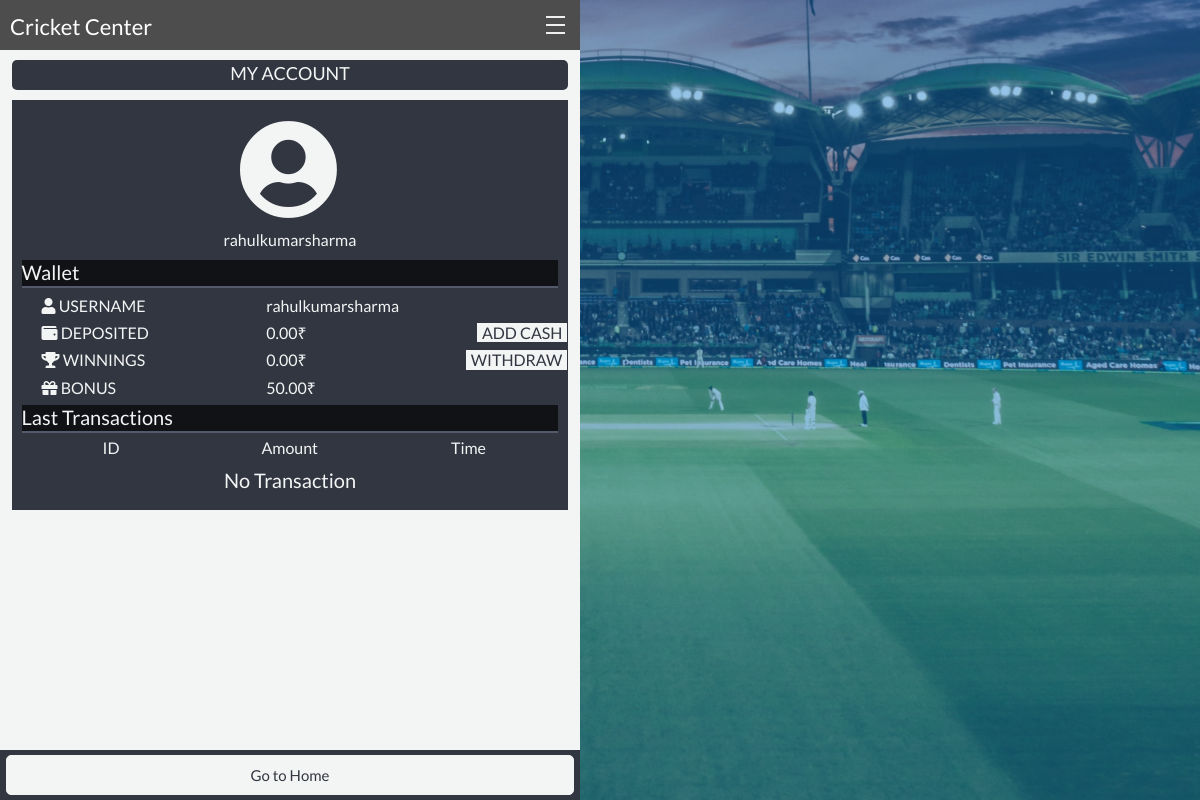
The page /accounts/my_account/ (signed in) on the database its author committed.
### accounts/models.py (models this page shows, shortened)
class User(AbstractBaseUser):
    username = models.CharField(max_length=64, unique=True, validators=[RegexValidator(regex=USERNAME_REGX, message="Username only contain A-Z,a-z,0-9 or . _ -", code="Invalid Username")])
    email = models.EmailField(
        verbose_name='email address',
        max_length=255,
        unique=True,
        blank=True,
        null=True,
    )
    is_active = models.BooleanField(default=True)
    is_admin = models.BooleanField(default=False)
    is_staff = models.BooleanField(default=False)
    objects = MyUserManager()
    USERNAME_FIELD = 'username'
    REQUIRED_FIELDS = []

class Profile(models.Model):
    user = models.OneToOneField(settings.AUTH_USER_MODEL, on_delete=models.CASCADE)
    phone_regex = RegexValidator(regex=r'^\d{10}$', message="Please Enter Correct Mobile Number...")
    phone_number = models.CharField(validators=[phone_regex], max_length=17, blank=False, unique=True)
    state = models.CharField(max_length=50, choices=STATES, blank=True, default=STATES[0][0])
    balance = models.DecimalField(max_digits=8, decimal_places=2, default=0)
    bonus = models.DecimalField(max_digits=4, decimal_places=2, default=50)
    widhdrawable_balance = models.DecimalField(max_digits=8, decimal_places=2, default=0)
    match_played = models.IntegerField(default=0)
    contest_played = models.IntegerField(default=0)
    total_wins = models.IntegerField(default=0)
    is_email_confirmed = models.BooleanField(default=False)

### accounts/views.py (the view)
@login_required(login_url='IndexView')
def MyAccountView(request):
    user_obj = User.objects.filter(id=request.user.id).first()
    join_transaction_obj = JoiningTransactionDetail.objects.filter(transact_user__exact=request.user.username)
    transaction_obj = TransactionDetail.objects.filter(transact_user__exact=request.user.username, added_to_user__exact=True)#.order_by("-transaction_time")
    join_transaction_obj_kabaddi = JoiningTransactionDetailKabaddi.objects.filter(transact_user__exact=request.user.username)
    sorted_transaction = sorted(chain(join_transaction_obj, transaction_obj, join_transaction_obj_kabaddi), key=lambda obj: obj.transaction_time, reverse=True)
    trans_obj = TransactionDetail.objects.filter(Q(added_to_user__exact=False), Q(transact_user__exact=request.user.username), Q(transaction_status__exact="TXN_SUCCESS"))
    print(len(trans_obj))
    if len(trans_obj)>=1:
        money_added_status = True
        trans = trans_obj.first()
        if trans.captured:
            trans.added_to_user = True
            trans.save()
            user_obj_profile = Profile.objects.get(user__username__exact=request.user.username)
            user_obj_profile.balance = user_obj_profile.balance + trans.transaction_amt
            user_obj_profile.save()
            money_added = True
            print(money_added)
            try:
                match_obj = get_object_or_404(MatchDetailCricket, match_slug__exact=trans.requested_match_slug)
                return redirect('/cricket_center/match/'+str(match_obj.match_slug))
            except :
                try:
                    match_obj = get_object_or_404(MatchDetailKabaddi, match_slug__exact=trans.requested_match_slug)
                    return redirect('/kabaddi_center/match/'+str(match_obj.match_slug))
                except:
                    pass
        else:
            print("3")
            money_added = False
            print(money_added)
    else:
        print("4")
        money_added=False
        money_added_status = False
    print(money_added,money_added_status)
    return render(request, 'accounts/my_account.html', context={"user": user_obj, "sorted_transaction": sorted_transaction, "money_added":money_added, "money_added_status":money_added_status})

### templates/accounts/my_account.html (shortened to what this page needs)
{% extends "cricket_center_base.html" %}
{% load staticfiles %}
{% load widget_tweaks %}
{% load user_agents %}
{% block stylesheets %}
  {{block.super}}
{% endblock stylesheets %}
{% block other_page_content %}
  <div class="MainBackground">
    <div class="color-overlay">
    </div>
  </div>
  <div class="MatchAreaForMatch">
    <div class="MainPageHeader">
        <center>
          <p sclass="ProfileContent">MY ACCOUNT</p>
        </center>
    </div>
    <div class="InfoConatinerOfPage">
      <div class="MainProfileContent">
        <div class="MainImageContainer">
          <i class="fas fa-user-circle" style="font-size:100px;"></i>
        </div>
        <h6 class="UserNameHeader">{{user.username}}</h6>
      </div>
      <h5 class="InformationHeader">Wallet</h5>
      <div style="display:inline">
        <div class="WalletInfoHeaderContainer">
          <h6 class="InfoHeaderContainer"><span class="fa fa-user"></span> USERNAME</h6>
          <h6 class="InfoHeaderContainer"><i class="fas fa-wallet"></i> DEPOSITED</h6>
          <h6 class="InfoHeaderContainer"><i class="fas fa-trophy"></i> WINNINGS</h6>
          <h6 class="InfoHeaderContainer"><span class="fa fa-gift"></span> BONUS</h6>
        </div>
        <div class="WalletInfoContainer">
          <h6>{{user.username}}</h6>
          <h6>{{user.profile.balance}}₹<span class="AddCash">ADD&nbsp;CASH</span></h6>
          <h6>{{user.profile.widhdrawable_balance}}₹<span class="Widhdraw">WITHDRAW</span></h6>
          <h6>{{user.profile.bonus}}₹</h6>
        </div>
      </div>
      <h5 class="InformationHeader">Last Transactions</h5>
      <div class="LastTransactionHeaderContainer">
        <div class="TransactionHeader">
          <h6 class="LastTransactionHeader"><center>ID</center></h6><h6 class="LastTransactionHeader"><center>Amount</center></h6><h6 class="LastTransactionHeader"><center>Time</center></h6>
        </div>
      </div>
      <div style="display:inline">
        {% for tran in sorted_transaction|slice:":10" %}
            {% if tran.transaction_type == "added" %}
              <h6 class="LastTransactionContent"><center>{{tran.transaction_message}}</center></h6><h6 class="LastTransactionContent"><center><span style="color:#90EE90">+{{ tran.transaction_amt }}</span></center></h6><h6 class="LastTransactionContent"><center>{{tran.transaction_time|date:'Y-m-d H:h'}}</center></h6>
            {% elif tran.transaction_type == "deducted" %}
              <h6 class="LastTransactionContent"><center>{{tran.transaction_message}}</center></h6><h6 class="LastTransactionContent"><center><span style="color:#C21807">-{{ tran.transaction_amt }}</span></center></h6><h6 class="LastTransactionContent"><center>{{tran.transaction_time|date:'Y-m-d H:h'}}</center></h6>
            {% endif %}
        {% empty %}
          <center><h5>No Transaction</h5></center>
        {% endfor %}
      </div>
    </div>
    <div class="footer">
      <a href="{% url 'cricket_center:cricket_center' %}"><button class="btn MainPageFooter">
        Go to Home
      </button></a>
    </div>
{% endblock %}

### static/css/cricket_center_main.css (style rules this page uses)
.MatchAreaForMatch { position:relative;display:inline-block;width:580px;display:inline-block;height:-moz-calc(100vh - 98px);height:-webkit-calc(100vh - 98px);height:calc(100vh - 98px);overflow-x:auto;left:0;background-color:#f3f4f4;background-size:cover }
.MainBackground { background:url(../images/backoneOri.jpg) no-repeat center/cover;width:100vw;height:100%;position:absolute;margin:0;top:0;content:"";overflow:hidden }
.color-overlay { width:100%;height:100%;background:rgba(2,112,200,.7);opacity:.6;position:absolute }
body { font-family:Lato,sans-serif;font-weight:400;margin:0 }
* { box-sizing:border-box }
a { text-decoration:none }
button { border:none!important }
.footer { position:fixed;width:580px;height:50px;bottom:0;background-color:#323641 }
.AddCash { position:absolute;right:0!important;background-color:#f3f4f4;color:#323641;border-right:1px solid #323641;padding-left:5px;padding-right:5px }
.Widhdraw { position:absolute;right:0!important;background-color:#f3f4f4;color:#323641;border-right:1px solid #323641;padding-left:5px;padding-right:5px }
.MainPageHeader { top:10px;margin-bottom:20px;position:relative;height:30px!important;width:96%;left:2%;font-size:18px!important;background-color:#323641;border-radius:5px;color:#f3f4f4;-webkit-box-shadow:0 1px 7px;-moz-box-shadow:0 1px 7px;box-shadow:0 1px 7px }
.InformationHeader { background-color:#111216;height:28px;border-bottom:2px solid #535a6c }
.LastTransactionHeaderContainer { position:relative;display:inline;width:100%;top:-3px;line-height:0 }
.LastTransactionHeader { position:relative;display:inline-block;width:33.3% }
.WalletInfoContainer { width:54%;display:inline-block }
.WalletInfoHeaderContainer { width:45%;display:inline-block }
.InfoHeaderContainer { position:relative;left:20px }
.InfoConatinerOfPage { position:relative;width:96%;left:2%;color:#f3f4f4;background-color:#323641;margin-bottom:2%;padding:10px;text-align:justify }
.MainProfileContent { background-color:#323641;color:#f3f4f4;position:relative;width:100%;height:150px }
.MainImageContainer { position:relative;width:100px;height:100px;top:10px;border-radius:50%;left:50%;transform:translateX(-50%) }
.UserNameHeader { position:relative;top:20px;text-align:center }
.MainPageFooter { position:relative;width:98%;left:1%;background-color:#f3f4f4;border:1px solid #f3f4f4!important;border-radius:5px;font-size:15px;padding:6px 12px;color:#323641;top:10%;margin-right:5px;height:80% }

### rows shown on the page
User: username "rahulkumarsharma", profile.balance "0.00", profile.widhdrawable_balance "0.00", profile.bonus "50.00"
